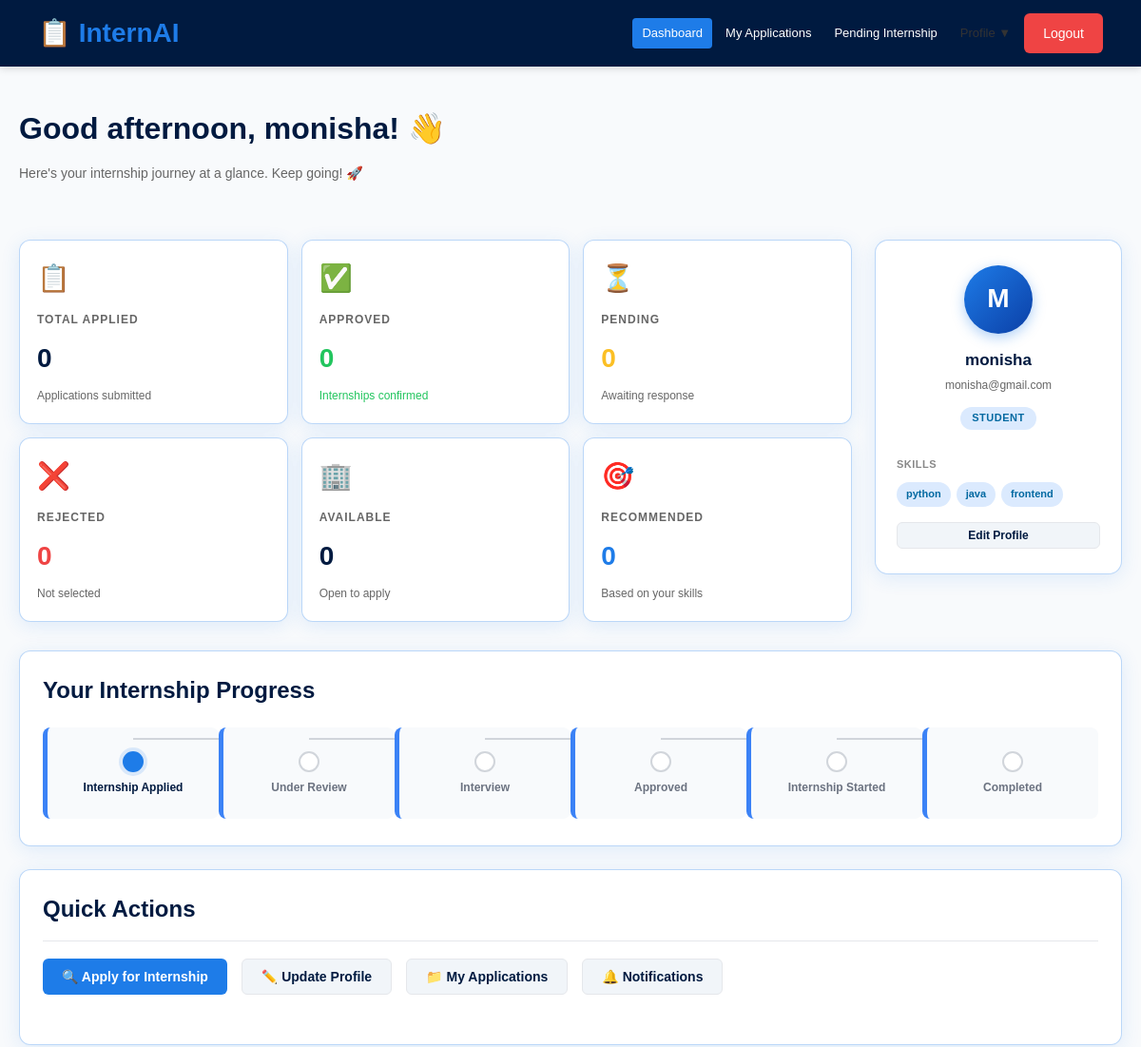
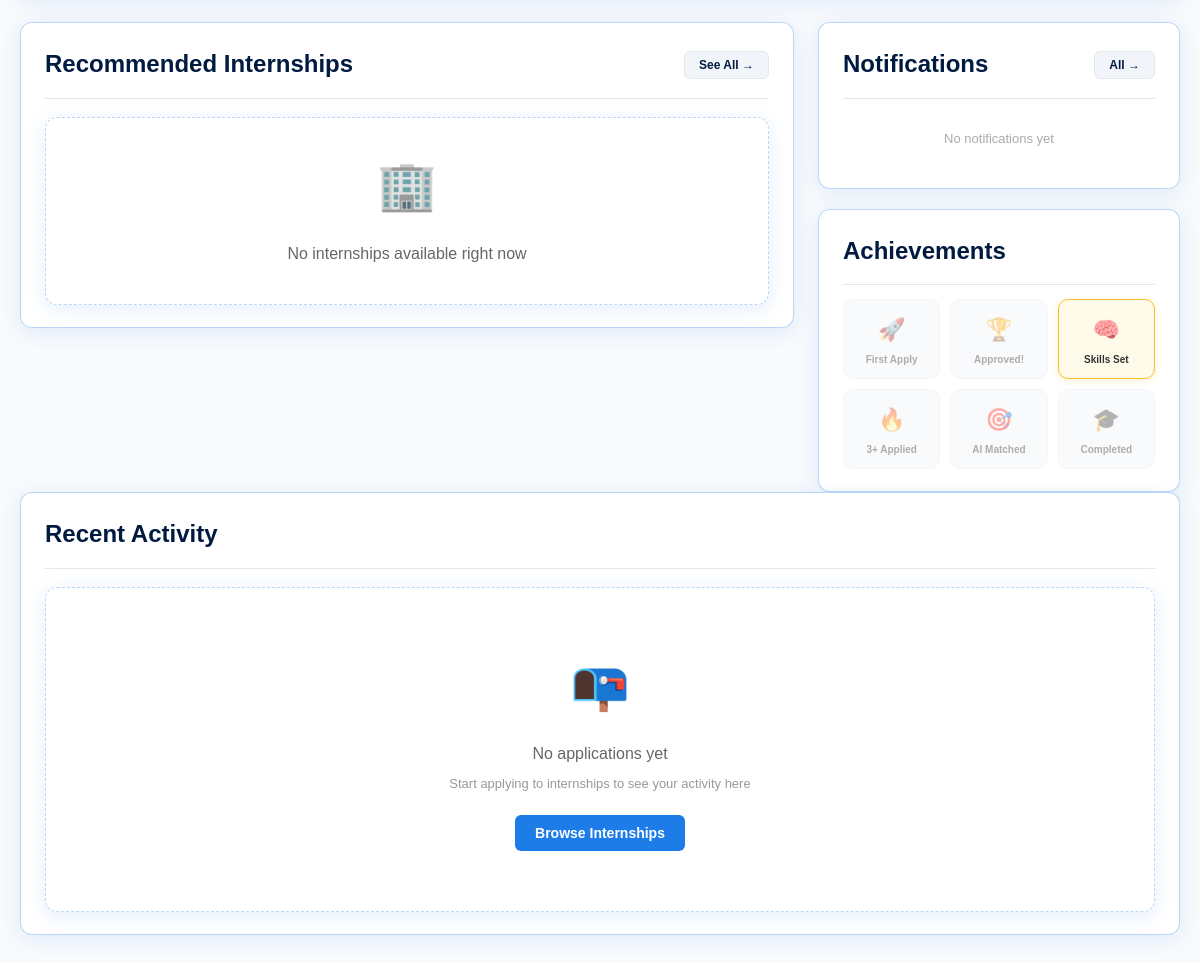
The page /student (signed in) on the database its author committed (2 pictures, top to bottom).
### app.py (models this page shows)
class User(UserMixin, db.Model):
    id = db.Column(db.Integer, primary_key=True)
    name = db.Column(db.String(100))
    email = db.Column(db.String(100), unique=True)
    password = db.Column(db.String(100))
    role = db.Column(db.String(20))  # student, organization, admin

### app.py (the view)
@app.route('/student', methods=['GET', 'POST'])
@login_required
@role_required('student')
def student_dashboard():
    profile = StudentProfile.query.filter_by(user_id=current_user.id).first()
    portfolio = StudentPortfolio.query.filter_by(user_id=current_user.id).first()
    certificates = StudentCertificate.query.filter_by(user_id=current_user.id).order_by(StudentCertificate.created_at.desc()).all()
    internship_experiences = StudentInternshipExperience.query.filter_by(user_id=current_user.id).order_by(StudentInternshipExperience.created_at.desc()).all()
    available_internships = Internship.query.filter_by(status='approved').all()
    applications = Application.query.filter_by(student_id=profile.id).all() if profile else []
    applied_ids = {a.internship_id for a in applications}
    orgs = {o.id: o for o in Organization.query.all()}
    enriched_applications = []
    for app_obj in applications:
        intern = Internship.query.get(app_obj.internship_id)
        org = orgs.get(intern.organization_id) if intern else None
        enriched_applications.append({'application': app_obj, 'internship': intern, 'org': org})
    return render_template(
        'dashboard_student.html',
        profile=profile,
        portfolio=portfolio,
        certificates=certificates,
        internship_experiences=internship_experiences,
        user=current_user,
        available_internships=available_internships,
        enriched_applications=enriched_applications,
        applied_ids=applied_ids,
        orgs=orgs,
        total_available=len(available_internships),
        total_applied=len(applications),
    )

### app.py (called while the page is built)
def role_required(role):
    def decorator(f):
        @wraps(f)
        def decorated_function(*args, **kwargs):
            if not current_user.is_authenticated:
                return redirect(url_for('login'))
            if current_user.role != role:
                return redirect(url_for('home'))
            return f(*args, **kwargs)
        return decorated_function
    return decorator

@login_manager.user_loader
def load_user(user_id):
    return User.query.get(int(user_id))

### templates/dashboard_student.html (shortened to what this page needs)
{% extends "base.html" %}
{% block nav_links %}
<a href="#" onclick="showSection('dashboard')" data-section="dashboard" class="nav-link" style="color:#ffffff;text-decoration:none;font-size:13px;padding:6px 10px;border-radius:4px;transition:all 0.2s;white-space:nowrap;">Dashboard</a>
<a href="#" onclick="showSection('applications')" data-section="applications" class="nav-link" style="color:#ffffff;text-decoration:none;font-size:13px;padding:6px 10px;border-radius:4px;transition:all 0.2s;white-space:nowrap;">My Applications</a>
<a href="#" onclick="showSection('my-internship')" data-section="my-internship" class="nav-link" style="color:#ffffff;text-decoration:none;font-size:13px;padding:6px 10px;border-radius:4px;transition:all 0.2s;white-space:nowrap;">Pending Internship</a>
<div class="nav-dropdown">
  <button id="profile-dropdown-btn" class="nav-link" onclick="toggleProfileDropdown(event)" style="font-size:13px;padding:6px 10px;border-radius:4px;transition:all 0.2s;white-space:nowrap;background:none;border:none;cursor:pointer;font-family:inherit;">Profile &#9660;</button>
</div>
{% endblock %}
{% block content %}
<div class="container">
  <div id="section-dashboard" class="section-view active">
    <div class="dash-greeting">
      <div>
        <h1 class="page-title" id="greeting-text">Hello, {{ user.name }}!</h1>
        <p class="page-subtitle">Here's your internship journey at a glance. Keep going! 🚀</p>
      </div>
    </div>
    <div class="dash-top-row">
      <div class="dash-stats-grid">
        <div class="stat-card">
          <div class="stat-icon">📋</div>
          <div class="stat-label">Total Applied</div>
          <div class="stat-value">{{ total_applied }}</div>
          <div class="stat-change">Applications submitted</div>
        </div>
        <div class="stat-card">
          <div class="stat-icon">✅</div>
          <div class="stat-label">Approved</div>
          <div class="stat-value" style="color:#22c55e;">
            {{ enriched_applications | selectattr('application.status', 'equalto', 'approved') | list | length }}
          </div>
          <div class="stat-change success">Internships confirmed</div>
        </div>
        <div class="stat-card">
          <div class="stat-icon">⏳</div>
          <div class="stat-label">Pending</div>
          <div class="stat-value" style="color:#fbbf24;">
            {{ enriched_applications | selectattr('application.status', 'equalto', 'pending') | list | length }}
          </div>
          <div class="stat-change">Awaiting response</div>
        </div>
        <div class="stat-card">
          <div class="stat-icon">❌</div>
          <div class="stat-label">Rejected</div>
          <div class="stat-value" style="color:#ef4444;">
            {{ enriched_applications | selectattr('application.status', 'equalto', 'rejected') | list | length }}
          </div>
          <div class="stat-change">Not selected</div>
        </div>
        <div class="stat-card">
          <div class="stat-icon">🏢</div>
          <div class="stat-label">Available</div>
          <div class="stat-value">{{ total_available }}</div>
          <div class="stat-change">Open to apply</div>
        </div>
        <div class="stat-card" style="cursor:pointer;" onclick="showSection('internships')">
          <div class="stat-icon">🎯</div>
          <div class="stat-label">Recommended</div>
          <div class="stat-value" style="color:#1e7ce8;">{{ [available_internships|length, 3]|min }}</div>
          <div class="stat-change">Based on your skills</div>
        </div>
      </div>
      <div class="profile-card">
        <div class="profile-avatar">{{ user.name[0].upper() }}</div>
        <div class="profile-name">{{ user.name }}</div>
        <div class="profile-email">{{ user.email }}</div>
        <div class="profile-role-tag">Student</div>
        <div style="margin-top:14px;">
          <div class="profile-section-label">Skills</div>
          {% if profile and profile.skills %}
          <div class="skills-container">
            {% for skill in profile.skills.split(',') %}
            {% if skill.strip() %}
            <span class="skill-tag">{{ skill.strip() }}</span>
            {% endif %}
            {% endfor %}
          </div>
          {% else %}
          <p style="color:#aaa;font-size:12px;font-style:italic;">No skills added yet</p>
          {% endif %}
        </div>
        <button class="btn btn-secondary btn-sm btn-full" style="margin-top:16px;" onclick="showSection('profile')">Edit Profile</button>
      </div>
    </div>
    <div class="timeline-section">
      <h2>Your Internship Progress</h2>
      <div class="timeline">
        <div class="step active">
          <div class="circle"></div>
          <p>Internship Applied</p>
        </div>
        <div class="step">
          <div class="circle"></div>
          <p>Under Review</p>
        </div>
        <div class="step">
          <div class="circle"></div>
          <p>Interview</p>
        </div>
        <div class="step">
          <div class="circle"></div>
          <p>Approved</p>
        </div>
        <div class="step">
          <div class="circle"></div>
          <p>Internship Started</p>
        </div>
        <div class="step">
          <div class="circle"></div>
          <p>Completed</p>
        </div>
      </div>
    </div>
    <div class="dash-section-block">
      <div class="section-header"><h2>Quick Actions</h2></div>
      <div class="quick-actions">
        <button class="btn btn-primary" onclick="showSection('internships')">🔍 Apply for Internship</button>
        <button class="btn btn-secondary" onclick="showSection('profile')">✏️ Update Profile</button>
        <button class="btn btn-secondary" onclick="showSection('applications')">📁 My Applications</button>
        <button class="btn btn-secondary" onclick="showSection('notifications')">🔔 Notifications</button>
      </div>
    </div>
    <div class="dash-mid-row">
      <div class="dash-section-block" style="flex:2;">
        <div class="section-header">
          <h2>Recommended Internships</h2>
          <button class="btn btn-secondary btn-sm" onclick="showSection('internships')">See All →</button>
        </div>
        {% if available_internships %}
        <div style="display:flex;flex-direction:column;gap:12px;">
          {% for internship in available_internships[:3] %}
          {% set org = orgs.get(internship.organization_id) %}
          <div class="recommended-card">
            <div class="recommended-left">
              <div class="recommended-avatar">{{ (org.company_name[0].upper() if org else '?') }}</div>
              <div>
                <div class="recommended-title">{{ internship.title }}</div>
                <div class="recommended-company">{{ org.company_name if org else 'Organization' }}</div>
                <div class="recommended-meta">
                  {% if internship.location %}<span>📍 {{ internship.location }}</span>{% endif %}
                  {% if internship.duration %}<span>🗓 {{ internship.duration }}</span>{% endif %}
                  {% if internship.stipend %}<span>💰 ₹{{ internship.stipend }}</span>{% endif %}
                </div>
              </div>
            </div>
            <div>
              {% if internship.id in applied_ids %}
              <span class="badge badge-applied">✓ Applied</span>
              {% else %}
              <button class="btn btn-primary btn-sm" onclick="applyInternship({{ internship.id }}, this)">Apply Now</button>
              {% endif %}
            </div>
          </div>
          {% endfor %}
        </div>
        {% else %}
        <div class="empty-state" style="padding:30px;">
          <div class="empty-icon">🏢</div>
          <p>No internships available right now</p>
        </div>
        {% endif %}
      </div>
      <div style="flex:1;display:flex;flex-direction:column;gap:20px;">
        <div class="dash-section-block" style="margin-bottom:0;">
          <div class="section-header" style="margin-bottom:14px;">
            <h2>Notifications</h2>
            <button class="btn btn-secondary btn-sm" onclick="showSection('notifications')">All →</button>
          </div>
          <div style="display:flex;flex-direction:column;gap:10px;">
            {% set notif_count = 0 %}
            {% if not enriched_applications %}
            <p style="color:#aaa;font-size:13px;text-align:center;padding:16px 0;">No notifications yet</p>
            {% endif %}
          </div>
        </div>
        <div class="dash-section-block" style="margin-bottom:0;">
          <div class="section-header" style="margin-bottom:14px;"><h2>Achievements</h2></div>
          <div class="achievements-grid">
            <div class="achievement-item {% if total_applied >= 1 %}achievement-unlocked{% endif %}">
              <div class="achievement-icon">🚀</div>
              <div class="achievement-label">First Apply</div>
            </div>
            <div class="achievement-item {% if enriched_applications | selectattr('application.status', 'equalto', 'approved') | list | length >= 1 %}achievement-unlocked{% endif %}">
              <div class="achievement-icon">🏆</div>
              <div class="achievement-label">Approved!</div>
            </div>
            <div class="achievement-item {% if profile and profile.skills %}achievement-unlocked{% endif %}">
              <div class="achievement-icon">🧠</div>
              <div class="achievement-label">Skills Set</div>
            </div>
            <div class="achievement-item {% if total_applied >= 3 %}achievement-unlocked{% endif %}">
              <div class="achievement-icon">🔥</div>
              <div class="achievement-label">3+ Applied</div>
            </div>
            <div class="achievement-item {% if profile and profile.allocated_internship %}achievement-unlocked{% endif %}">
              <div class="achievement-icon">🎯</div>
              <div class="achievement-label">AI Matched</div>
            </div>
            <div class="achievement-item">
              <div class="achievement-icon">🎓</div>
              <div class="achievement-label">Completed</div>
            </div>
          </div>
        </div>
      </div>
    </div>
    <div class="dash-section-block">
      <div class="section-header">
        <h2>Recent Activity</h2>
      </div>
      {% if enriched_applications %}
      <div class="table-container" style="margin-bottom:0;">
        <table>
          <thead>
            <tr>
              <th>#</th>
              <th>Internship</th>
              <th>Organization</th>
              <th>Location</th>
              <th>Stipend</th>
              <th>Status</th>
              <th>Applied On</th>
            </tr>
          </thead>
          <tbody>
            {% for ea in enriched_applications[:5] %}
            <tr>
              <td style="color:#aaa;font-size:12px;">{{ loop.index }}</td>
              <td style="font-weight:600;color:#001a40;">{{ ea.internship.title if ea.internship else 'N/A' }}</td>
              <td style="color:#666;">{{ ea.org.company_name if ea.org else 'N/A' }}</td>
              <td style="color:#888;font-size:13px;">{{ ea.internship.location if ea.internship and ea.internship.location else '—' }}</td>
              <td style="font-size:13px;">{% if ea.internship and ea.internship.stipend %}₹{{ ea.internship.stipend }}{% else %}—{% endif %}</td>
              <td><span class="badge badge-{{ ea.application.status }}">{{ ea.application.status }}</span></td>
              <td style="color:#999;font-size:12px;">{{ ea.application.applied_at.strftime('%d %b %Y') }}</td>
            </tr>
            {% endfor %}
          </tbody>
        </table>
      </div>
      {% else %}
      <div class="empty-state">
        <div class="empty-icon">📭</div>
        <p>No applications yet</p>
        <p class="empty-note">Start applying to internships to see your activity here</p>
        <button class="btn btn-primary" onclick="showSection('internships')">Browse Internships</button>
      </div>
      {% endif %}
    </div>
  </div>
        {% set locations = [] %}
        {% set durations = [] %}
      {% set approved_apps = enriched_applications | selectattr('application.status', 'equalto', 'approved') | list %}
      {% set rejected_apps = enriched_applications | selectattr('application.status', 'equalto', 'rejected') | list %}
</div>
{% endblock %}

### static/style.css (style rules this page uses)
* { margin: 0; padding: 0; box-sizing: border-box; font-family: Arial, sans-serif; }
body { background: #f8fafc; color: #0b1f3a; }
.step { background: #f8fafc; padding: 25px; border-radius: 8px; border-left: 5px solid #3b82f6; }

### rows shown on the page
User: name "M", name "monisha", email "monisha@gmail.com"

### other values the page prints
{{ total_applied }} "0"
{{ total_available }} "0"
{{ [available_internships|length, 3]|min }} "0"
{{ skill.strip() }} "python" "java" "frontend"
